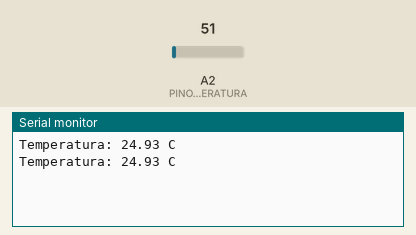
Recording of a sketch running on a simulated Arduino Uno, built with avr-gcc and run on an emulated ATmega328P. On the bench: the last lines printed to the serial monitor. The inputs (shaded band) are chosen by the test bench; at power-on: A2 (PINO_SENSOR_TEMPERATURA) = 51.

Above: at 2.8 s.
2.9 s: A2 (PINO_SENSOR_TEMPERATURA) set to 61
At 5.0 s:
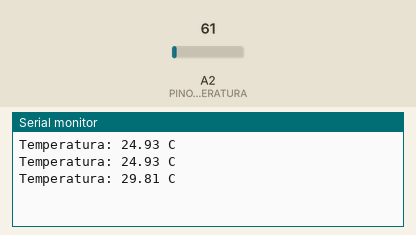
5.6 s: A2 (PINO_SENSOR_TEMPERATURA) set to 71
At 6.5 s:
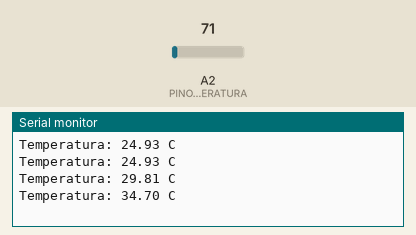
Timing chart, 0 to 8.6 s (numbered marks = the images above; inputs shaded):
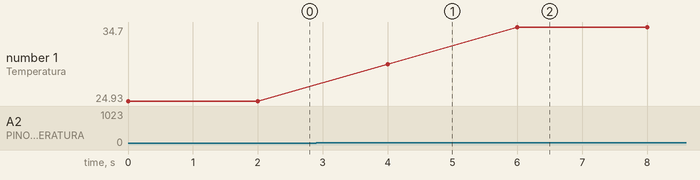

The sketch:

sketch_aug25a.ino
```cpp
const int PINO_SENSOR_TEMPERATURA = A2;
float temperaturaCelsius;

void setup()
{
 Serial.begin(9600);
}

void loop()
{
 int valorLeitura = analogRead(PINO_SENSOR_TEMPERATURA);
 temperaturaCelsius = (valorLeitura * 5.0 / 1023.0) / 0.01;

  Serial.print("Temperatura: ");
  Serial.print(temperaturaCelsius);
  Serial.println(" C");

  delay(2000);

}
```

Measured:
- after the input at 2.9 s, the serial monitor: prints a new line after 1.1 s (image 1)
- after the input at 5.6 s, the serial monitor: prints a new line after 0.40 s (image 2)
- plotted number 1: 24.93 → 29.81 after the input at 2.9 s, 29.81 → 34.7 after the input at 5.6 s
